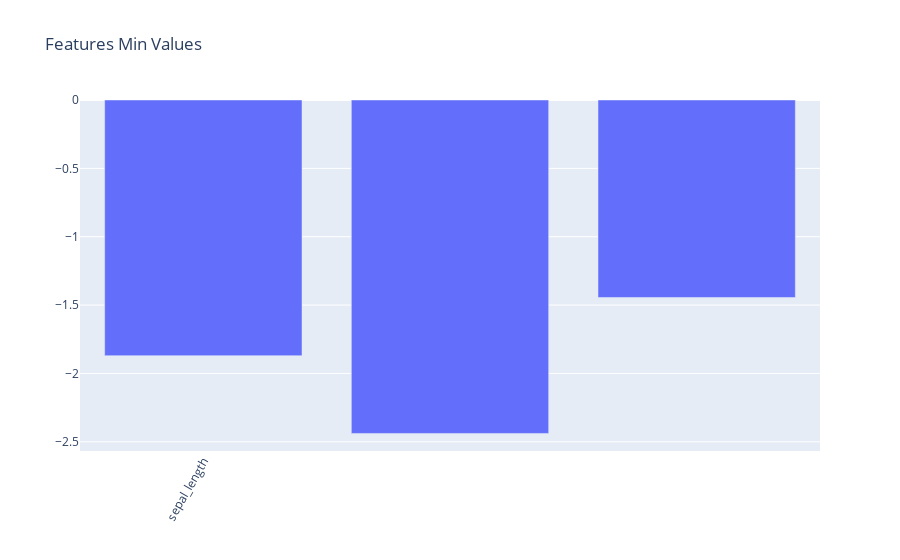

The notebook cell this image was saved under:
### Markdown cell above
## After scaling

### Code cell
fig = px.bar(scaled[feats].min(), title='Features Min Values')
fig.layout.xaxis.tickangle = 300
fig.update_traces(showlegend = False)
fig.layout.xaxis. dtick = 5
fig.layout.xaxis.title = ''
fig.layout.yaxis.title = ''
fig.show()

### Figure 1 — Plotly figure (JSON) as saved in the notebook; plotly's stock layout.template omitted (floating-point values rounded to 4 significant figures)
{"data": [{"alignmentgroup": "True", "hovertemplate": "variable=0<br>index=%{x}<br>value=%{y}<extra></extra>", "legendgroup": "0", "marker": {"color": "#636efa", "pattern": {"shape": ""}}, "name": "0", "offsetgroup": "0", "orientation": "v", "showlegend": false, "textposition": "auto", "type": "bar", "x": ["sepal_length", "sepal_width", "petal_width"], "xaxis": "x", "y": [-1.87, -2.439, -1.444], "yaxis": "y"}], "layout": {"barmode": "relative", "legend": {"title": {"text": "variable"}, "tracegroupgap": 0}, "title": {"text": "Features Min Values"}, "xaxis": {"anchor": "y", "domain": [0, 1], "dtick": 5, "tickangle": -60, "title": {"text": ""}}, "yaxis": {"anchor": "x", "domain": [0, 1], "title": {"text": ""}}}}
